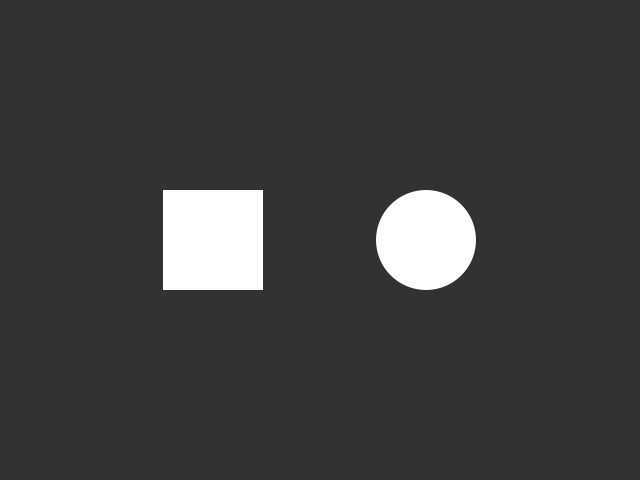
Frame 1 (no input)
Frame 60 (the mouse pressed at the canvas centre just before this capture): identical to frame 1, image omitted
Frame 120 (the mouse held since frame 60 and released just before this capture): identical to frame 1, image omitted

The Processing sketch that drew this single still picture (run headless with seeded random() and noise(); from frame 60 on, the mouse is pressed at the canvas centre):

// Processing sketch: processing_49691
// ── processing_49691.pde

float rx, ry;    // rectangle x- and y-coordinate
float rd = 100;  // rectangle width
  
float ex, ey;    // ellipse x- and y-coordinate
float ed = 100;  // ellipse diameter
  
void setup() {
  size(640, 480);
  smooth();
  rectMode(CENTER);
  noStroke();
   
  // Set the x- and y-coordinates for the rectangle
  rx = width/3;
  ry = height/2;
   
  // Set the x- and y-coordinates for the ellipse
  ex = 2*width/3;
  ey = height/2;
}
  
void draw() {
  background(50);
  rect(rx, ry, rd, rd);
  ellipse(ex, ey, ed, ed);
}
